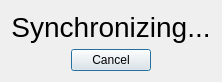
<?xml version="1.0" encoding="UTF-8"?>
<ui version="4.0">
 <class>QnPtzSynchronizeDialog</class>
 <widget class="QDialog" name="QnPtzSynchronizeDialog">
  <property name="geometry">
   <rect>
    <x>0</x>
    <y>0</y>
    <width>327</width>
    <height>92</height>
   </rect>
  </property>
  <property name="sizePolicy">
   <sizepolicy hsizetype="Fixed" vsizetype="Fixed">
    <horstretch>0</horstretch>
    <verstretch>0</verstretch>
   </sizepolicy>
  </property>
  <property name="modal">
   <bool>true</bool>
  </property>
  <layout class="QVBoxLayout" name="verticalLayout">
   <property name="sizeConstraint">
    <enum>QLayout::SetFixedSize</enum>
   </property>
   <item>
    <widget class="QLabel" name="label">
     <property name="font">
      <font>
       <pointsize>21</pointsize>
      </font>
     </property>
     <property name="text">
      <string>Synchronizing...</string>
     </property>
     <property name="alignment">
      <set>Qt::AlignCenter</set>
     </property>
    </widget>
   </item>
   <item>
    <widget class="QDialogButtonBox" name="buttonBox">
     <property name="orientation">
      <enum>Qt::Horizontal</enum>
     </property>
     <property name="standardButtons">
      <set>QDialogButtonBox::Cancel</set>
     </property>
     <property name="centerButtons">
      <bool>true</bool>
     </property>
    </widget>
   </item>
  </layout>
 </widget>
 <resources/>
 <connections/>
</ui>
